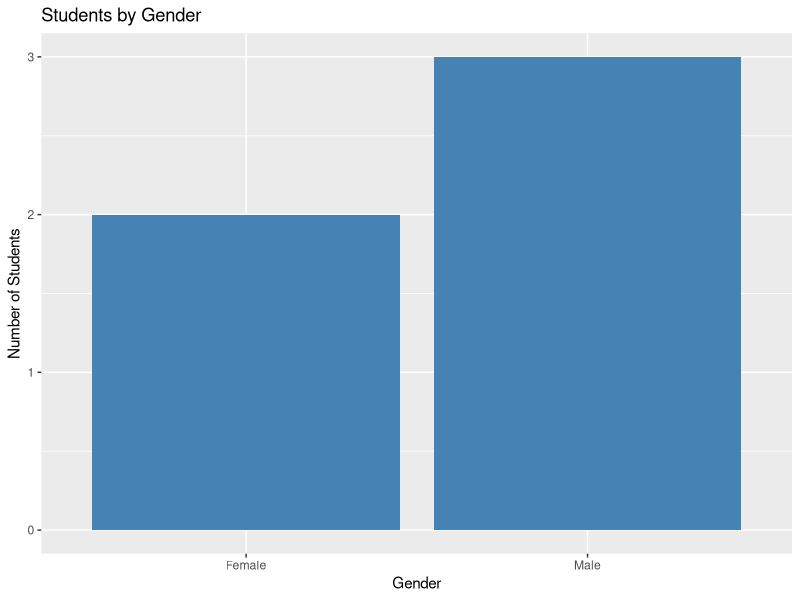
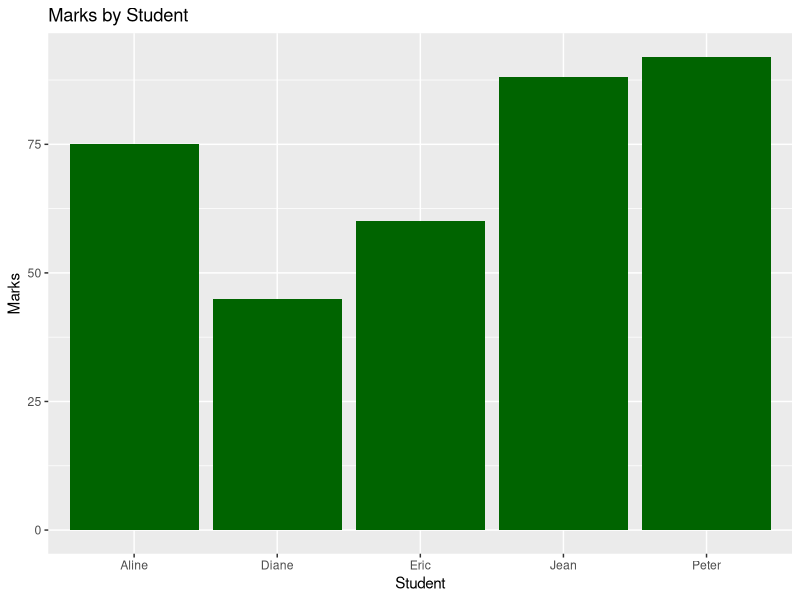
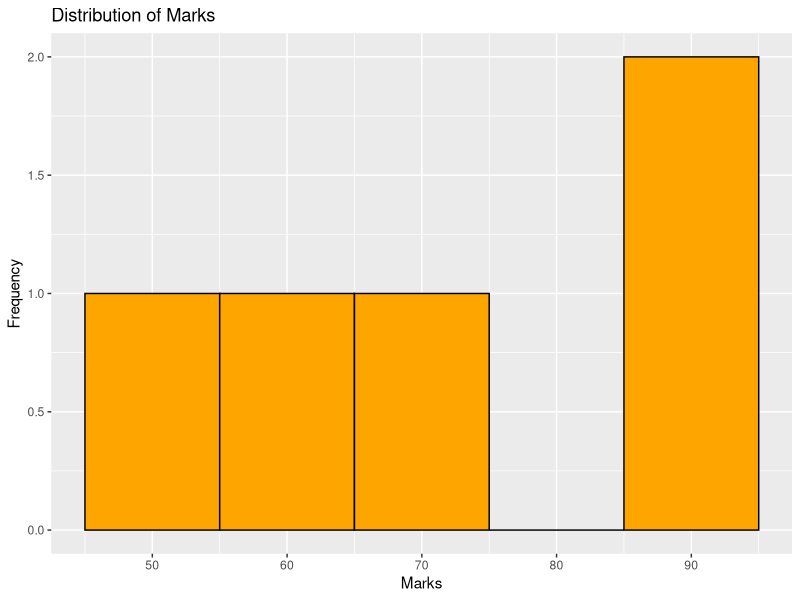
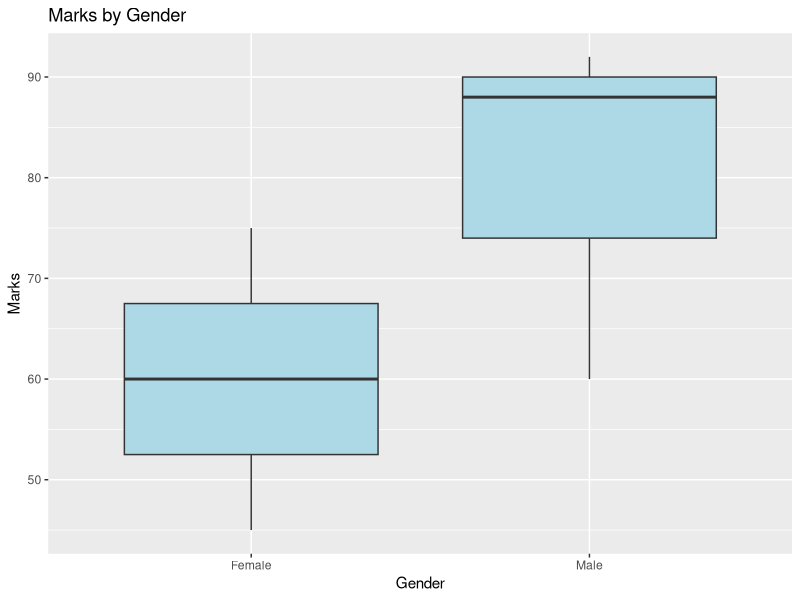
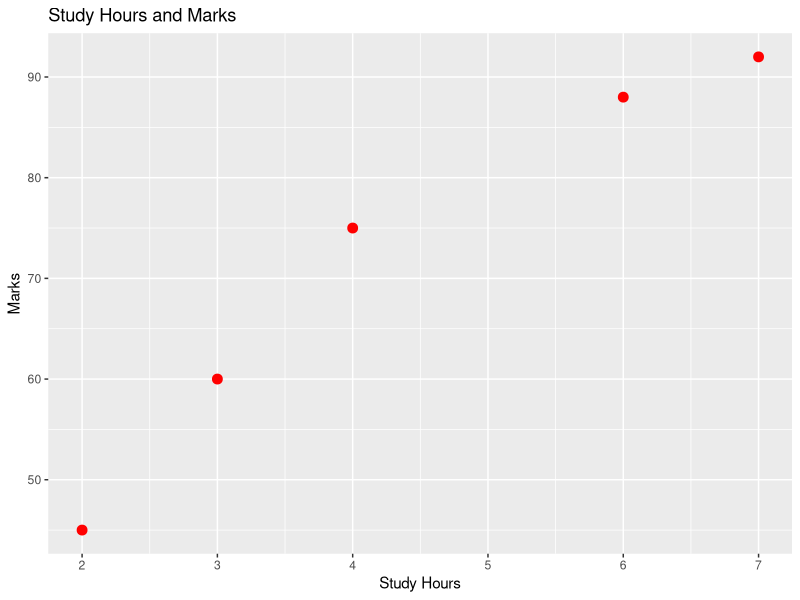
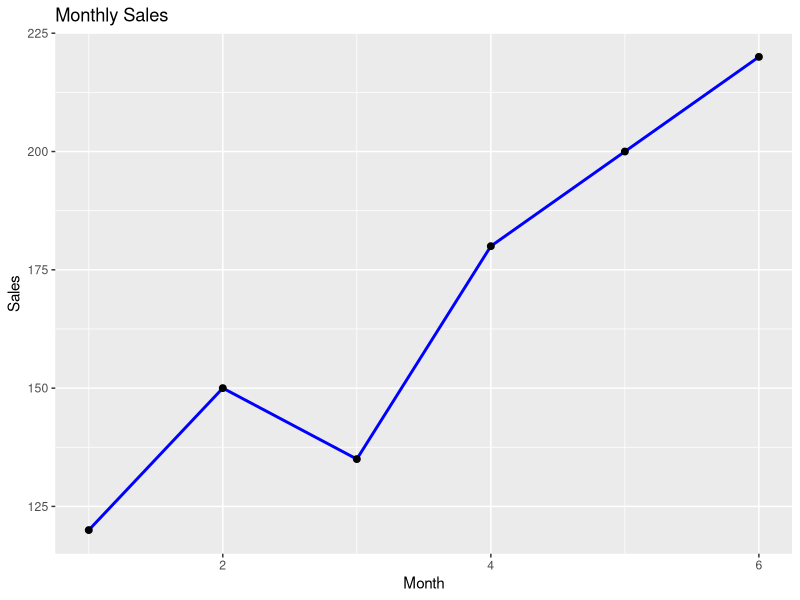
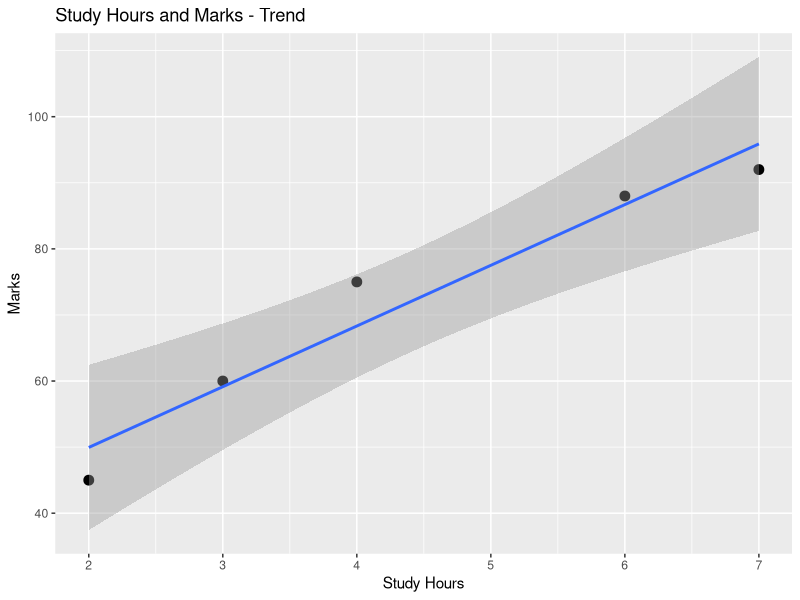
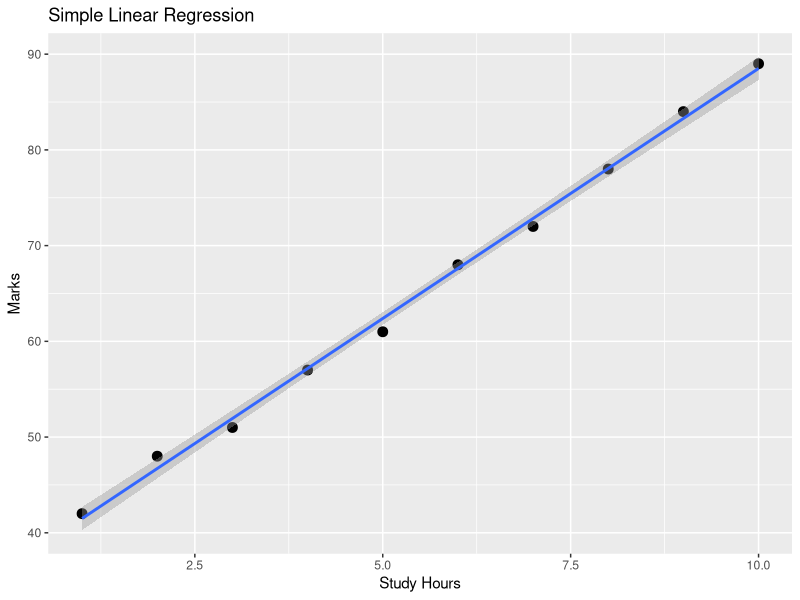

Source code (R) for these figures, in order:
## ---- chunk 1
knitr::opts_chunk$set(
  echo = TRUE,
  message = FALSE,
  warning = FALSE,
  comment = "#>"
)
## ---- chunk 2
packages <- c("ggplot2", "dplyr", "readr")
missing <- packages[!packages %in% rownames(installed.packages())]

if (length(missing) > 0) {
  install.packages(missing)
}

library(ggplot2)
library(dplyr)
library(readr)

"Packages loaded"
## ---- chunk 3
student <- "Prince"
age <- 28
passed <- TRUE

print(student)
print(age)
print(passed)

class(student)
class(age)
class(passed)
## ---- chunk 4
marks <- c(65, 70, 80, 90, 75)

marks
length(marks)
sum(marks)
mean(marks)
median(marks)
max(marks)
min(marks)
## ---- chunk 5
numbers <- 1:10
numbers

even_numbers <- seq(2, 20, by = 2)
even_numbers

repeated_values <- rep(5, times = 4)
repeated_values
## ---- chunk 6
a <- 20
b <- 5

a + b   # Addition
a - b   # Subtraction
a * b   # Multiplication
a / b   # Division
a %% b  # Remainder
a ^ 2   # Power
## ---- chunk 7
score <- 65

if (score >= 50) {
  print("Pass")
} else {
  print("Fail")
}
## ---- chunk 8
score <- 78

if (score >= 80) {
  grade <- "A"
} else if (score >= 70) {
  grade <- "B"
} else if (score >= 60) {
  grade <- "C"
} else if (score >= 50) {
  grade <- "D"
} else {
  grade <- "F"
}

grade
## ---- chunk 9
for (i in 1:5) {
  print(i)
}
## ---- chunk 10
counter <- 1

while (counter <= 5) {
  print(counter)
  counter <- counter + 1
}
## ---- chunk 11
calculate_average <- function(x) {
  result <- mean(x)
  return(result)
}

calculate_average(c(10, 20, 30, 40))
## ---- chunk 12
students <- data.frame(
  Name = c("Aline", "Eric", "Jean", "Diane", "Peter"),
  Age = c(21, 22, 20, 23, 21),
  Marks = c(75, 60, 88, 45, 92)
)

students
head(students)
str(students)
summary(students)
## ---- chunk 13
df <- data.frame(
  Student = c("Aline", "Eric", "Jean", "Diane", "Peter"),
  Gender = c("Female", "Male", "Male", "Female", "Male"),
  Marks = c(75, 60, 88, 45, 92),
  Study_Hours = c(4, 3, 6, 2, 7)
)

df
## ---- chunk 14
ggplot(df, aes(x = Gender)) +
  geom_bar(fill = "steelblue") +
  labs(
    title = "Students by Gender",
    x = "Gender",
    y = "Number of Students"
  )
## ---- chunk 15
ggplot(df, aes(x = Student, y = Marks)) +
  geom_col(fill = "darkgreen") +
  labs(
    title = "Marks by Student",
    x = "Student",
    y = "Marks"
  )
## ---- chunk 16
ggplot(df, aes(x = Marks)) +
  geom_histogram(binwidth = 10, fill = "orange", color = "black") +
  labs(
    title = "Distribution of Marks",
    x = "Marks",
    y = "Frequency"
  )
## ---- chunk 17
ggplot(df, aes(x = Gender, y = Marks)) +
  geom_boxplot(fill = "lightblue") +
  labs(
    title = "Marks by Gender",
    x = "Gender",
    y = "Marks"
  )
## ---- chunk 18
ggplot(df, aes(x = Study_Hours, y = Marks)) +
  geom_point(size = 3, color = "red") +
  labs(
    title = "Study Hours and Marks",
    x = "Study Hours",
    y = "Marks"
  )
## ---- chunk 19
monthly <- data.frame(
  Month = 1:6,
  Sales = c(120, 150, 135, 180, 200, 220)
)

ggplot(monthly, aes(x = Month, y = Sales)) +
  geom_line(linewidth = 1, color = "blue") +
  geom_point(size = 2) +
  labs(
    title = "Monthly Sales",
    x = "Month",
    y = "Sales"
  )
## ---- chunk 20
ggplot(df, aes(x = Study_Hours, y = Marks)) +
  geom_point(size = 3) +
  geom_smooth(method = "lm", se = TRUE) +
  labs(
    title = "Study Hours and Marks - Trend",
    x = "Study Hours",
    y = "Marks"
  )
## ---- chunk 21
scores <- matrix(
  c(
    70, 80, 90,
    60, 75, 85,
    88, 92, 95
  ),
  nrow = 3,
  byrow = TRUE
)

colnames(scores) <- c("Math", "English", "Science")
rownames(scores) <- c("Student1", "Student2", "Student3")
scores
## ---- chunk 22
row_averages <- apply(scores, MARGIN = 1, FUN = mean)
column_averages <- apply(scores, MARGIN = 2, FUN = mean)

row_averages
column_averages

row_totals <- apply(scores, 1, sum)
column_totals <- apply(scores, 2, sum)

row_totals
column_totals
## ---- chunk 23
my_list <- list(
  numbers = c(2, 4, 6),
  marks = c(60, 70, 80),
  ages = c(20, 21, 22)
)

list_means <- lapply(my_list, mean)
list_means
## ---- chunk 24
simplified_means <- sapply(my_list, mean)
simplified_means
## ---- chunk 25
checked_means <- vapply(
  my_list,
  mean,
  FUN.VALUE = numeric(1)
)

checked_means
## ---- chunk 26
student_marks <- c(70, 80, 65, 90, 75, 85)
gender <- c("Female", "Male", "Female", "Male", "Female", "Male")

average_by_gender <- tapply(student_marks, gender, mean)
average_by_gender
## ---- chunk 27
result_mapply <- mapply(
  FUN = sum,
  x = list(c(1, 2), c(3, 4), c(5, 6)),
  y = list(c(10, 20), c(30, 40), c(50, 60))
)

result_mapply
## ---- chunk 28
regression_data <- data.frame(
  Study_Hours = 1:10,
  Marks = c(42, 48, 51, 57, 61, 68, 72, 78, 84, 89),
  Attendance = c(60, 65, 70, 72, 75, 80, 82, 88, 90, 95)
)

head(regression_data)
summary(regression_data)
str(regression_data)
## ---- chunk 29
simple_model <- lm(
  Marks ~ Study_Hours,
  data = regression_data
)

summary(simple_model)
## ---- chunk 30
model_coefficients <- coef(simple_model)
model_coefficients
## ---- chunk 31
new_data <- data.frame(Study_Hours = c(5, 8, 12))

predicted_marks <- predict(
  simple_model,
  newdata = new_data
)

data.frame(
  Study_Hours = new_data$Study_Hours,
  Predicted_Marks = as.numeric(predicted_marks)
)
## ---- chunk 32
ggplot(regression_data, aes(x = Study_Hours, y = Marks)) +
  geom_point(size = 3) +
  geom_smooth(method = "lm", se = TRUE) +
  labs(
    title = "Simple Linear Regression",
    x = "Study Hours",
    y = "Marks"
  )
## ---- chunk 33
multiple_model <- lm(
  Marks ~ Study_Hours + Attendance,
  data = regression_data
)

summary(multiple_model)
## ---- chunk 34
new_students <- data.frame(
  Study_Hours = c(5, 8),
  Attendance = c(75, 90)
)

multiple_predictions <- predict(
  multiple_model,
  newdata = new_students
)

data.frame(
  new_students,
  Predicted_Marks = as.numeric(multiple_predictions)
)
## ---- chunk 35
par(mfrow = c(2, 2))
plot(simple_model)
par(mfrow = c(1, 1))
## ---- chunk 36
try(log("not a number"))

result <- tryCatch(
  {
    log("not a number")
  },
  error = function(e) {
    message("I found an error: ", e$message)
    NA
  }
)

result
## ---- chunk 37
test_values <- c(10, 20, 30)

stopifnot(is.numeric(test_values))
stopifnot(length(test_values) == 3)

"Both checks passed"
